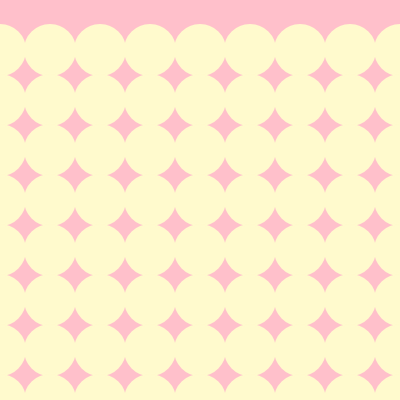
Frame 1 (no input)
Frame 60 (no input): identical to frame 1, image omitted
Frame 120 (the mouse pressed at the canvas centre since frame 60): identical to frame 1, image omitted

The p5.js sketch that drew this single still picture (run headless with seeded random() and noise() and a simulated clock; from frame 60 on, the mouse is pressed at the canvas centre):

// p5.js sketch
// ── sketch.js
//reference prof dawn
//modified by sadaf shaikh
function setup() {
  createCanvas(400,400);
}

function draw() {
  background('pink');
  var y=0;
  while(y<=height){
    strokeWeight(2);
    stroke(0);
    //fill('yellow');
    ellipse(x,y,50,50);//circle
    y=y+50;//motion
  
    for( var x=0;x<=width;x+=50){//creates pattern
      strokeWeight(2);
      stroke('lemonchiffon');
      fill('lemonchiffon');
      ellipse(x,y,50,50);//circle
      
    }
  }
  
  
}
